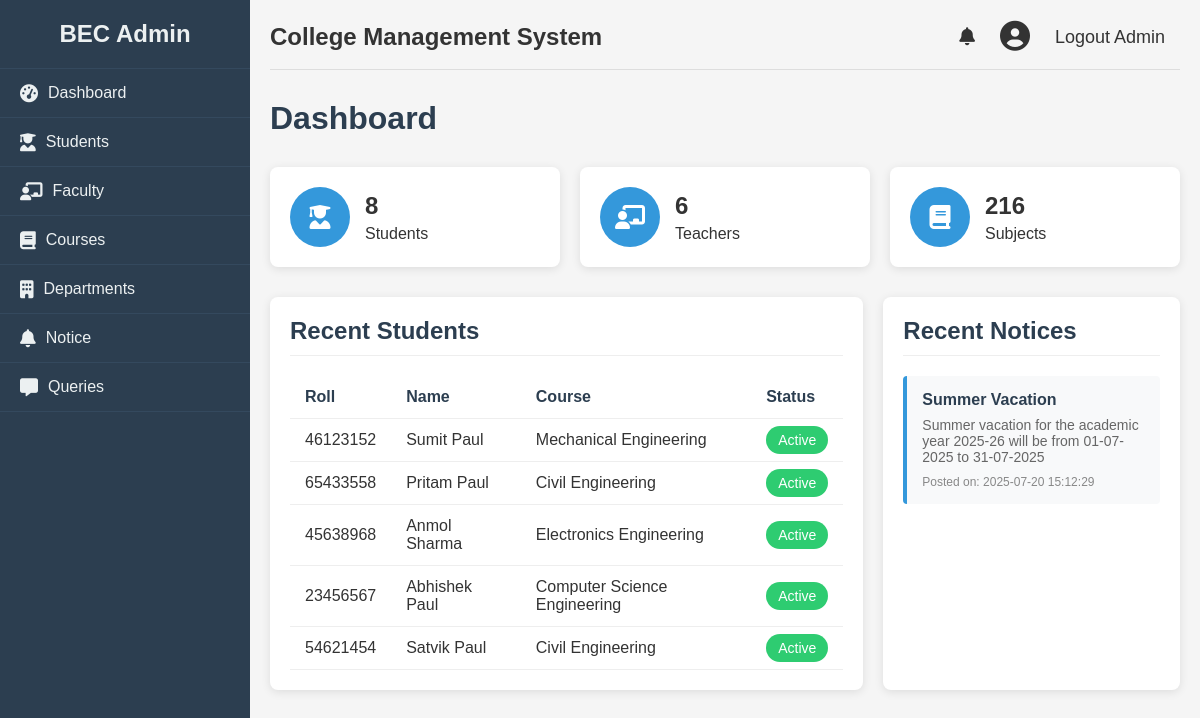
Page /admin (signed in) on the committed database.
### college/model.py (models this page shows, shortened)
class Student(db.Model):
    id = db.Column(db.Integer, primary_key=True)
    name = db.Column(db.String(100), nullable=False)
    roll = db.Column(db.String(100), unique=True, nullable=False)
    email = db.Column(db.String(100), unique=True, nullable=False)
    phone = db.Column(db.Integer, unique=True, nullable=False)
    semester = db.Column(db.Integer, db.ForeignKey('semester.id'), nullable=False)
    dob = db.Column(db.Date, nullable=False)
    gender = db.Column(db.String, nullable=False)
    department = db.Column(db.String, nullable=False)
    address = db.Column(db.String, nullable=False)

class Notice(db.Model):
    id = db.Column(db.Integer, primary_key=True)
    title = db.Column(db.String(100), nullable=False)
    content = db.Column(db.String, nullable=False)
    date = db.Column(db.DateTime, nullable=False)

### college/admin/adminroute.py (the view)
@app.route("/admin", methods = ["GET", "POST"])
def admin():
    total_student = Student.query.count()
    total_subject = Subject.query.count()
    total_faculty = Faculty.query.count()
    notices = Notice.query.order_by(desc(Notice.id)).limit(3).all()
    users = Student.query.order_by(desc(Student.id)).limit(5).all()
    global logged
    logged = 'user_id' in session
    if logged:
        return render_template("dash.html", total_student=total_student, total_faculty=total_faculty, notices=notices, departments=dep, users=users, total_subject=total_subject)
    else:
        return redirect(url_for("login"))

### college/admin/templates/dash.html (shortened to what this page needs)
{% from "macro/cmsnav.html" import cmsnav%}
{%extends "admbase.html"%}
{%block head%}
    <link rel="stylesheet" href="{{url_for('static', filename='css/styles.css')}}">
    <link rel="stylesheet" href="https://cdnjs.cloudflare.com/ajax/libs/font-awesome/6.4.0/css/all.min.css">
{%endblock%}
{%block content%}
    <div class="container" w-tid="21">
        {{cmsnav()}}
        <main class="main-content" w-tid="111">
            <header class="top-header" w-tid="113">
                <h2>College Management System</h2>
                <div class="user-profile" w-tid="123">
                    <span class="notification" w-tid="125"><a href="/admin/notice"><i class="fas fa-bell" w-tid="127"></i></a></span>
                    <div class="profile-img" w-tid="133">
                        <i class="fas fa-user-circle" w-tid="135"></i>
                    </div>
                    <span class="username" w-tid="137"><a href="{{url_for('logout')}}">Logout Admin</a></span>
                </div>
            </header>
            <div id="dashboard-page" class="content-section" w-tid="139">
                <div class="dashboard" w-tid="141">
                    <h1 w-tid="143">Dashboard</h1>
                    <div class="stats-cards" w-tid="145">
                        <div class="stat-card" w-tid="147">
                            <div class="stat-icon" w-tid="149"><i class="fas fa-user-graduate" w-tid="151"></i></div>
                            <div class="stat-details" w-tid="153">
                                <h3 w-tid="155">{{total_student}}</h3>
                                <p w-tid="157">Students</p>
                            </div>
                        </div>
                        <div class="stat-card" w-tid="159">
                            <div class="stat-icon" w-tid="161"><i class="fas fa-chalkboard-teacher" w-tid="163"></i></div>
                            <div class="stat-details" w-tid="165">
                                <h3 w-tid="167">{{total_faculty}}</h3>
                                <p w-tid="169">Teachers</p>
                            </div>
                        </div>
                        <div class="stat-card" w-tid="171">
                            <div class="stat-icon" w-tid="173"><i class="fas fa-book" w-tid="175"></i></div>
                            <div class="stat-details" w-tid="177">
                                <h3 w-tid="179">{{total_subject}}</h3>
                                <p w-tid="181">Subjects</p>
                            </div>
                        </div>
                    </div>
                    <div class="dashboard-widgets" w-tid="195">
                        <div class="widget recent-students" w-tid="197">
                            <h2 w-tid="199">Recent Students</h2>
                            <table w-tid="201">
                                <thead w-tid="203">
                                    <tr w-tid="205">
                                        <th w-tid="207">Roll</th>
                                        <th w-tid="209">Name</th>
                                        <th w-tid="211">Course</th>
                                        <th w-tid="213">Status</th>
                                    </tr>
                                </thead>
                                {%for student in users %}
                                <tbody w-tid="215">
                                    <tr w-tid="217">
                                        <td w-tid="219">{{student.roll}}</td>
                                        <td w-tid="221">{{student.name |title}}</td>
                                        <td w-tid="223">{{student.department}}</td>
                                        <td w-tid="225"><span class="status active" w-tid="227">Active</span></td>
                                    </tr>
                                    {%endfor%}
                                </tbody>
                            </table>
                        </div>
                        <div class="widget notice-board" w-tid="313">
                            <h2 w-tid="315">Recent Notices</h2>
                            <div class="notice-list" w-tid="317">
                                {% for notice in notices %}
                                <div class="notice-item" w-tid="331">
                                    <h3 w-tid="333">{{ notice.title }}</h3>
                                    <p w-tid="335">{{ notice.content }}</p>
                                    <div class="notice-meta" w-tid="337">
                                        <span w-tid="341">Posted on: {{ notice.date }}</span>
                                    </div>
                                </div>
                                {% endfor %}
                            </div>
                        </div>
                    </div>
                </div>
            </div>
        </div>
{%endblock%}

### college/admin/templates/macro/cmsnav.html (shortened to what this page needs)
{%macro cmsnav()%}
<aside class="sidebar" w-tid="23">
    <div class="sidebar-header" w-tid="25">
        <h2 w-tid="27">BEC Admin</h2>
    </div>
    <nav class="sidebar-nav" w-tid="29">
        <ul w-tid="31">
            <li w-tid="33"><a href="/admin" data-page="dashboard-page" w-tid="35"><i class="fas fa-tachometer-alt"
                        w-tid="37"></i> Dashboard</a></li>
            <li  w-tid="39"><a href="/admin/student" data-page="students-page" w-tid="41"><i
                        class="fas fa-user-graduate" w-tid="43"></i> Students</a></li>
            <li w-tid="45"><a href="/admin/faculty" data-page="faculty-page" w-tid="47"><i
                        class="fas fa-chalkboard-teacher" w-tid="49"></i> Faculty</a></li>
            <li w-tid="51"><a href="/admin/courses" data-page="courses-page" w-tid="53"><i class="fas fa-book"
                        w-tid="55"></i> Courses</a></li>
            <li w-tid="57"><a href="/admin/department" data-page="department-page" w-tid="59"><i class="fas fa-building"
                        w-tid="61"></i> Departments</a></li>
            <li w-tid="99"><a href="/admin/notice" data-page="notice-page" w-tid="101"><i class="fas fa-bell"
                        w-tid="103"></i> Notice</a></li>
            <li w-tid="99"><a href="/admin/queries" data-page="queries-page" w-tid="101"><i class="fas fa-message"
                        w-tid="103"></i> Queries</a></li>
        </ul>
    </nav>
</aside>
{%endmacro%}

### college/admin/templates/admbase.html (shortened to what this page needs)
<!DOCTYPE html>
<html lang="en">
<head>
    {%block head%}
    {%endblock%}
</head>
<body>
    {%block content%}
    {%endblock%}
</body>
</html>

### college/static/css/styles.css (style rules this page uses)
* { margin: 0; padding: 0; box-sizing: border-box; }
body { font-family: Arial, sans-serif; background-color: #f5f5f5; color: #333; }
a { text-decoration: none; color:inherit; }
.container { display: flex; min-height: 100vh; }
.sidebar { width: 250px; background-color: #2c3e50; color: #ecf0f1; transition: all 0.3s ease; }
.sidebar-header { padding: 20px; text-align: center; border-bottom: 1px solid #34495e; }
.sidebar-nav ul { list-style: none; }
.sidebar-nav li { padding: 15px 20px; border-bottom: 1px solid #34495e; transition: all 0.3s ease; }
.sidebar-nav a { color: #ecf0f1; text-decoration: none; display: flex; align-items: center; }
.sidebar-nav i { margin-right: 10px; font-size: 18px; }
.main-content { flex: 1; padding: 20px; }
.top-header { display: flex; justify-content: space-between; align-items: center; margin-bottom: 30px; padding-bottom: 15px; border-bottom: 1px solid #ddd; }
.user-profile { display: flex; align-items: center; }
.user-profile span { margin: 0 15px; font-size: 18px; cursor: pointer; }
.profile-img { font-size: 30px; margin: 0 10px; }
.dashboard h1 { margin-bottom: 30px; color: #2c3e50; }
.stats-cards { display: grid; grid-template-columns: repeat(auto-fill, minmax(240px, 1fr)); gap: 20px; margin-bottom: 30px; }
.stat-card { background: white; border-radius: 8px; padding: 20px; box-shadow: 0 2px 10px rgba(0, 0, 0, 0.1); display: flex; align-items: center; }
.stat-icon { background: #3498db; color: white; width: 60px; height: 60px; border-radius: 50%; display: flex; align-items: center; justify-content: center; font-size: 24px; margin-right: 15px; }
.stat-details h3 { font-size: 24px; margin-bottom: 5px; }
.dashboard-widgets { display: grid; grid-template-columns: 2fr 1fr; gap: 20px; }
.widget { background: white; border-radius: 8px; padding: 20px; box-shadow: 0 2px 10px rgba(0, 0, 0, 0.1); }
.widget h2 { margin-bottom: 20px; color: #2c3e50; padding-bottom: 10px; border-bottom: 1px solid #eee; }
table { width: 100%; border-collapse: collapse; }
th, td { padding: 12px 15px; text-align: left; border-bottom: 1px solid #eee; }
th { font-weight: bold; color: #2c3e50; }
.status { padding: 6px 12px; border-radius: 20px; font-size: 14px; }
.active { background-color: #2ecc71; color: white; }
.content-section { display: none; }
#dashboard-page { display: block; }
.notice-list { margin-bottom: 20px; }
.notice-item { background: #f8f9fa; border-left: 4px solid #3498db; padding: 15px; margin-bottom: 15px; border-radius: 4px; }
.notice-item h3 { color: #2c3e50; margin-bottom: 8px; font-size: 16px; }
.notice-item p { color: #666; font-size: 14px; margin: 0; }
.notice-meta { display: flex; justify-content: space-between; align-items: center; margin-top: 10px; font-size: 12px; color: #888; }

### rows in the picture
Student: roll "46123152", name "Sumit Paul", department "Mechanical Engineering"
Student: roll "65433558", name "Pritam Paul", department "Civil Engineering"
Student: roll "45638968", name "Anmol Sharma", department "Electronics Engineering"
Student: roll "23456567", name "Abhishek Paul", department "Computer Science Engineering"
Student: roll "54621454", name "Satvik Paul", department "Civil Engineering"
Notice: title "Summer Vacation", content "Summer vacation for the academic year 2025-26 will be from 01-07-2025 to 31-07-2025", date "2025-07-20 15:12:29"

### other values in the picture
{{ total_student }} "8"
{{ total_faculty }} "6"
{{ total_subject }} "216"
